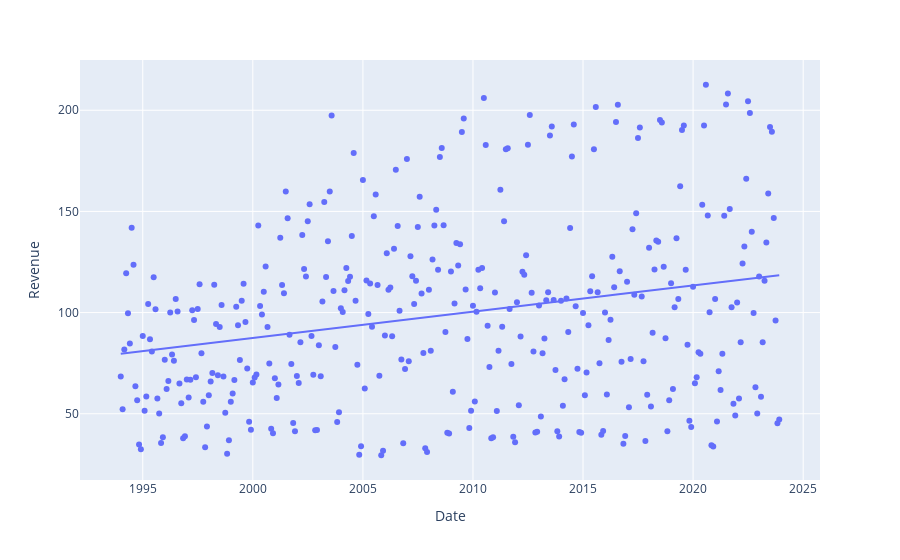
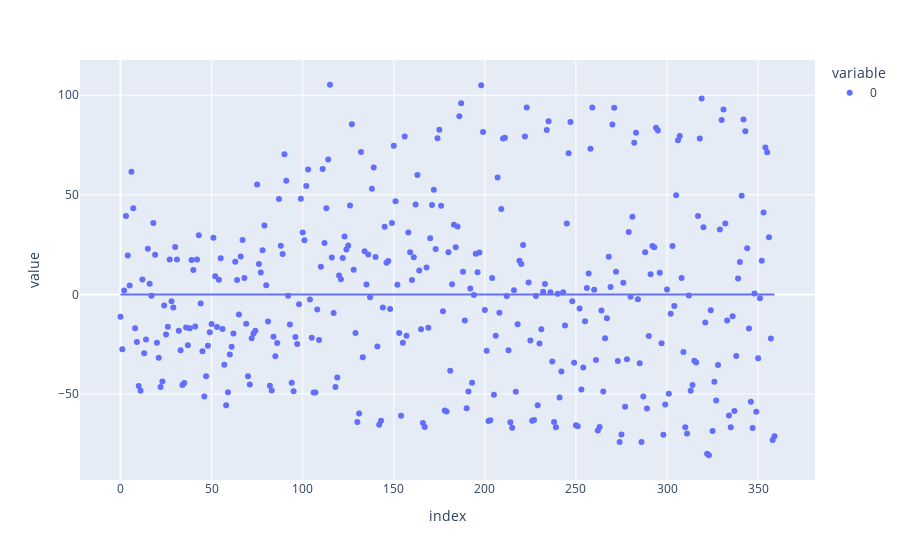

Notebook cell for these charts, in order:
### Code cell
fig_revenue = px.scatter(df_merged, x="Date", y="Revenue", trendline="ols")
fig_detrend = px.scatter(detrended, trendline="ols")
fig_revenue.show()
fig_detrend.show()

### Figure 1 — Plotly figure (JSON) as saved in the notebook; plotly's stock layout.template omitted (floating-point values rounded to 4 significant figures; data arrays with more than 128 entries replaced by an {"elided": "..."} marker saying what was removed)
{"data": [{"hovertemplate": "Date=%{x}<br>Revenue=%{y}<extra></extra>", "legendgroup": "", "marker": {"color": "#636efa", "symbol": "circle"}, "mode": "markers", "name": "", "orientation": "v", "showlegend": false, "type": "scatter", "x": {"elided": "360 str values"}, "xaxis": "x", "y": {"elided": "360 float values"}, "yaxis": "y"}, {"hovertemplate": "<b>OLS trendline</b><br>Revenue = 4.10864e-08 * Date + 48.5779<br>R<sup>2</sup>=0.061667<br><br>Date=%{x}<br>Revenue=%{y} <b>(trend)</b><extra></extra>", "legendgroup": "", "marker": {"color": "#636efa", "symbol": "circle"}, "mode": "lines", "name": "", "showlegend": false, "type": "scatter", "x": {"elided": "360 str values"}, "xaxis": "x", "y": {"elided": "360 float values"}, "yaxis": "y"}], "layout": {"legend": {"tracegroupgap": 0}, "margin": {"t": 60}, "xaxis": {"anchor": "y", "domain": [0, 1], "title": {"text": "Date"}}, "yaxis": {"anchor": "x", "domain": [0, 1], "title": {"text": "Revenue"}}}}

### Figure 2 — Plotly figure (JSON) as saved in the notebook; plotly's stock layout.template omitted (floating-point values rounded to 4 significant figures; data arrays with more than 128 entries replaced by an {"elided": "..."} marker saying what was removed)
{"data": [{"hovertemplate": "variable=0<br>index=%{x}<br>value=%{y}<extra></extra>", "legendgroup": "0", "marker": {"color": "#636efa", "symbol": "circle"}, "mode": "markers", "name": "0", "orientation": "v", "showlegend": true, "type": "scatter", "x": {"elided": "360 int values"}, "xaxis": "x", "y": {"elided": "360 float values"}, "yaxis": "y"}, {"hovertemplate": "<b>OLS trendline</b><br>value = -2.77556e-16 * index + 1.15519e-13<br>R<sup>2</sup>=-0.000000<br><br>variable=0<br>index=%{x}<br>value=%{y} <b>(trend)</b><extra></extra>", "legendgroup": "0", "marker": {"color": "#636efa", "symbol": "circle"}, "mode": "lines", "name": "0", "showlegend": false, "type": "scatter", "x": {"elided": "360 int values"}, "xaxis": "x", "y": {"elided": "360 float values"}, "yaxis": "y"}], "layout": {"legend": {"title": {"text": "variable"}, "tracegroupgap": 0}, "margin": {"t": 60}, "xaxis": {"anchor": "y", "domain": [0, 1], "title": {"text": "index"}}, "yaxis": {"anchor": "x", "domain": [0, 1], "title": {"text": "value"}}}}
